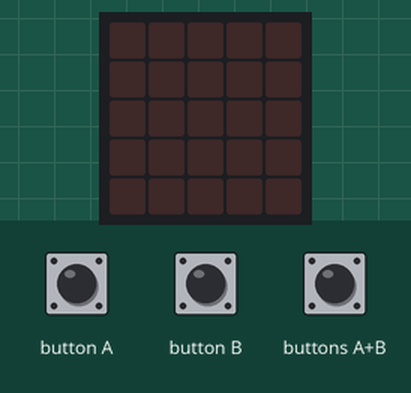
Simulated run of this program. Board: BBC micro:bit (MakeCode). On the bench: the board's 5×5 LED display. Inputs (shaded band) come from the test bench.

Above: at 1.2 s.
1.3 s: button A pressed for 0.15 s
At 2.4 s:
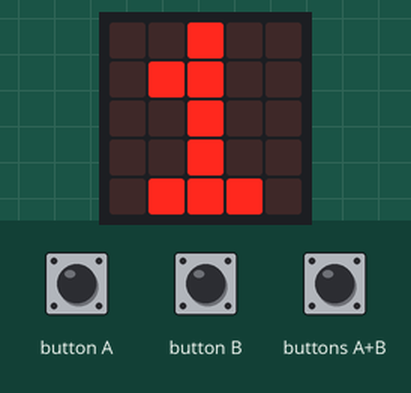
2.9 s: buttons A+B pressed for 0.15 s
At 3.9 s:
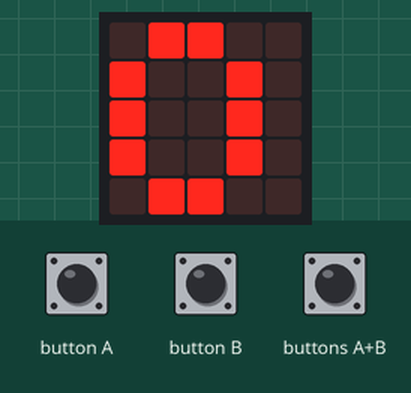
4.9 s: button A pressed for 0.15 s
At 6.4 s:
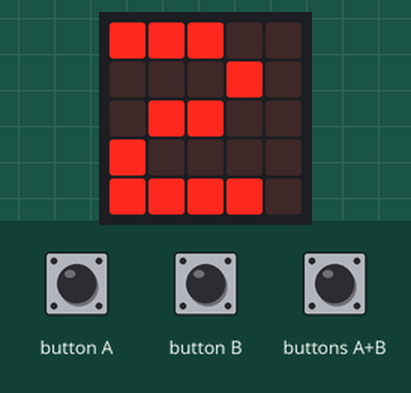
Timing chart, 0 to 7.9 s (numbered marks = the images above; inputs shaded):
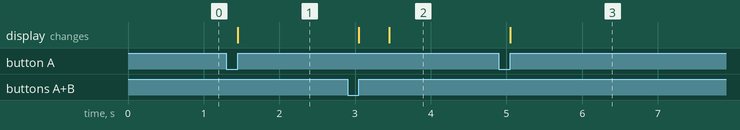

Measured:
- after the input at 1.3 s, the display: changes after 0.15 s (image 1)
- after the input at 2.9 s, the display: first changes after 0.15 s (image 2 shows a later state)
- after the input at 4.9 s, the display: changes after 0.15 s (image 3)

The program:

main.ts
```typescript
let tal = 0
let resultat = 0
let base = 0
input.onGesture(Gesture.Shake, function () {
    tal = 0
    resultat = 0
})
input.onButtonPressed(Button.A, function () {
    tal += 1
    tal = tal % 10
    basic.showNumber(tal)
})
input.onButtonPressed(Button.AB, function () {
    basic.showLeds(`
        . . . . .
        . . . . .
        . . . . .
        . . . . .
        . . . . .
        `)
    resultat = base * tal
    basic.showNumber(resultat)
})
input.onButtonPressed(Button.B, function () {
    base += 1
    basic.showNumber(base)
})
input.onGesture(Gesture.LogoDown, function () {
    base = 0
    basic.showNumber(base)
})
```

test.ts
```typescript
// test ender her, dette bliver ikke kompileret, når denne pakke bruges som en udvidelse.
```
